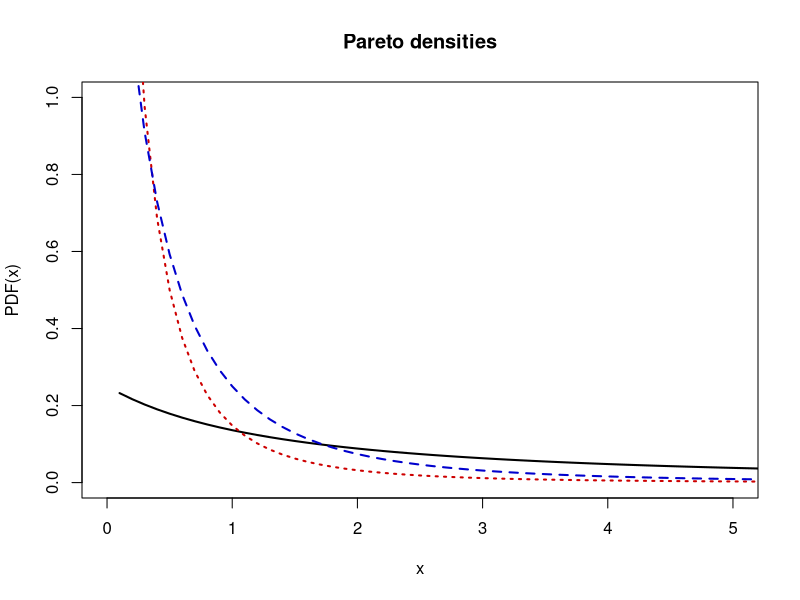
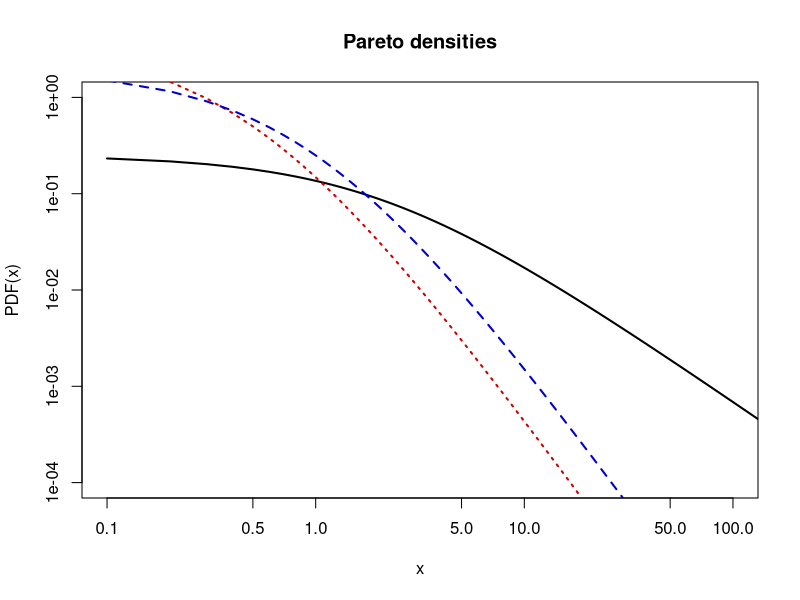

Reproduce these figures in R, in order.

# clear variables and close windows
rm(list=ls(all=TRUE))
graphics.off()


Paretopdf = function(x,alpha,lambda){
#PARETOPDF Pareto probability density function (pdf).
#   Y = PARETOPDF(X,ALPHA,LAMBDA) returns the pdf of the Pareto
#   distribution with parameters ALPHA, LAMBDA, evaluated at the values in X.
#   For CONTROL=0 the error message is displayed, if the parmeters are
#   negative.
#   
#   The default values for ALPHA, LAMBDA are 1, 1 respectively.

  if (missing(lambda)==TRUE){
  	lambda = 1
  	}
  if (missing(alpha)==TRUE){
    alpha = 1
    }
  if (missing(x)==TRUE){
      stop("stats:normpdf:TooFewInputs! Input argument X is undefined.")
    }
  if (lambda<=0){
  	stop('Non-positive lambda!')
  	}
  if (alpha<=0){
  	stop('Non-positive alpha!')
  	}
  x = cbind(x)
  y = matrix(0,dim(x)[1], dim(x)[2])
  pos = x>0
  y[pos]=alpha*lambda^alpha/(lambda+x[pos])^(alpha+1);
return(y)  
}

# Pareto densities
step = 10

x = (1:(144*step))/step
y1 = Paretopdf(x,0.5,2)
y2 = Paretopdf(x,2,0.5)
y3 = Paretopdf(x,2,1)

# linear plot
plot(x, y1, col="black", type="l", lwd=2, xlab="x", ylab="PDF(x)", ylim=c(0,1),xlim=c(0,5))
title("Pareto densities")
lines(x,y2,col="red3", lty=3,lwd=2)
lines(x,y3,col="blue3", lty=2, lwd=2)

dev.new()
plot(x,y1,log="xy", col="black", type="l", lwd=2, xlab="x", ylab="PDF(x)", ylim=c(10e-5,10e-1),xlim=c((10e-2), (10e1)))
par(new=T)
plot(x,y2, type="l", log="xy", axes=F,frame=F,ylab="",xlab="",col="red3", lty=3,lwd=2,ylim=c(10e-5,10e-1),xlim=c((10e-2), (10e1)))
par(new=T)
plot(x,y3, type="l", log="xy", axes=F,frame=F,ylab="",xlab="",col="blue3", lty=2,,lwd=2,ylim=c(10e-5,10e-1),xlim=c((10e-2), (10e1)))
title("Pareto densities")
